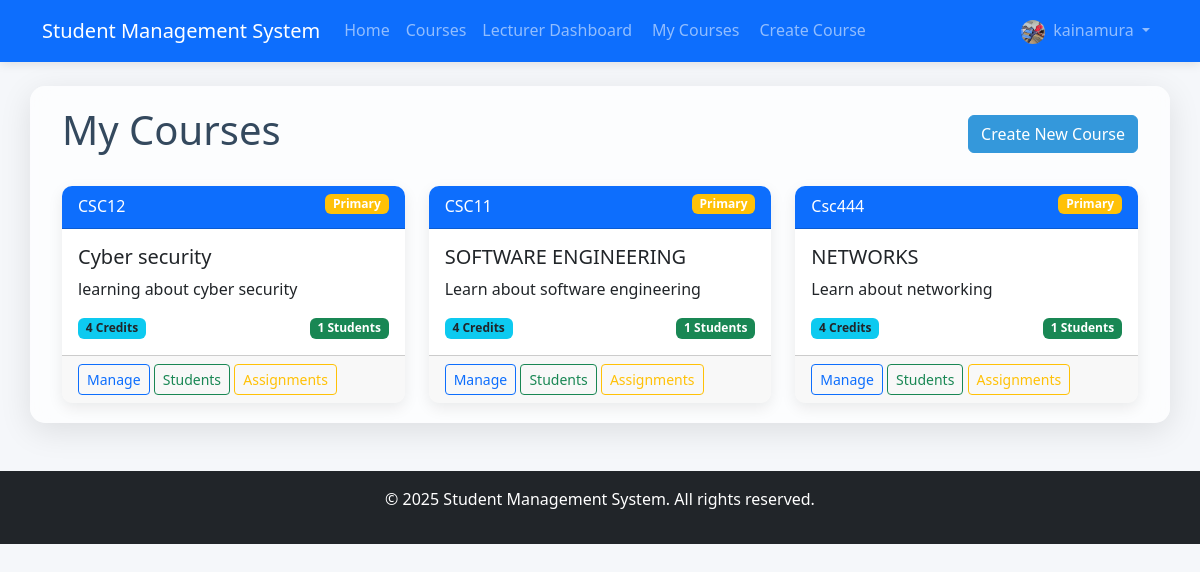
The page /lecturer/courses/ (signed in) on the database as committed earlier.
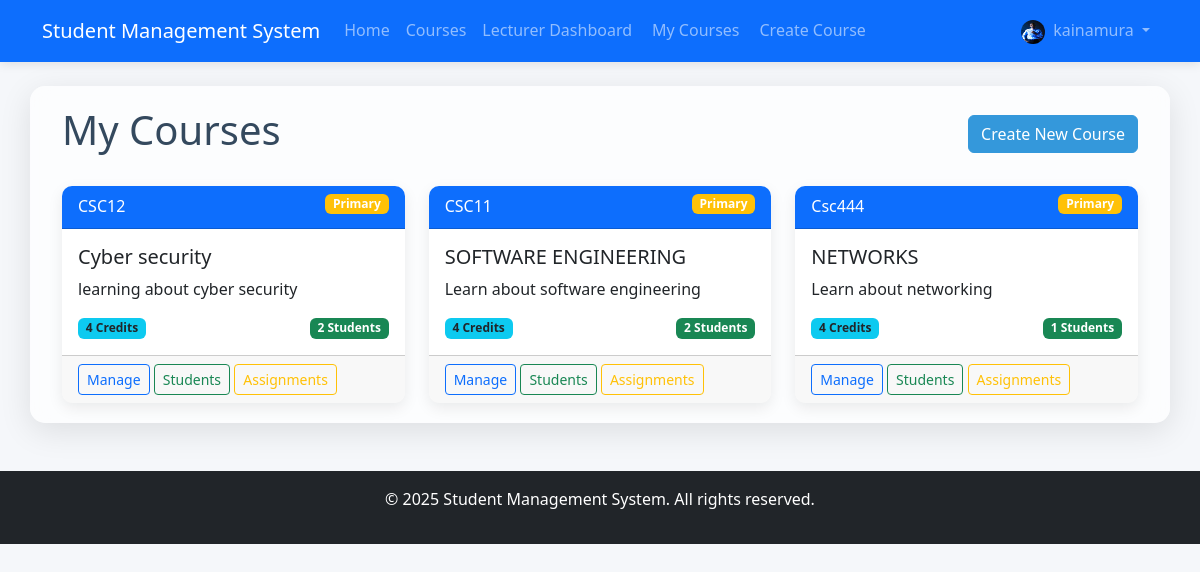
The same page on the database as committed later.
### accounts/models.py (models this page shows, shortened)
class User(AbstractUser):
    USER_TYPE_CHOICES = (
        ('admin', 'Admin'),
        ('student', 'Student'),
        ('lecturer', 'Lecturer'),
    )
    user_type = models.CharField(max_length=10, choices=USER_TYPE_CHOICES, default='student')
    profile_picture = models.ImageField(upload_to='profile_pics/', null=True, blank=True)
    date_of_birth = models.DateField(null=True, blank=True)
    phone_number = models.CharField(max_length=15, null=True, blank=True)
    address = models.TextField(null=True, blank=True)

### lecturer/models.py (models this page shows, shortened)
class LecturerCourse(models.Model):
    lecturer = models.ForeignKey(LecturerProfile, on_delete=models.CASCADE, related_name='courses')
    course = models.ForeignKey(Course, on_delete=models.CASCADE, related_name='lecturers')
    is_primary = models.BooleanField(default=False)
    class Meta:
        unique_together = ('lecturer', 'course')

### course/models.py (models this page shows, shortened)
class Course(models.Model):
    code = models.CharField(max_length=20, unique=True)
    title = models.CharField(max_length=200)
    description = models.TextField()
    credits = models.PositiveIntegerField()
    is_active = models.BooleanField(default=True)
    created_at = models.DateTimeField(auto_now_add=True)
    updated_at = models.DateTimeField(auto_now=True)

### lecturer/views.py (the view)
    def wrapper(request, *args, **kwargs):
        if not request.user.is_authenticated:
            return redirect('accounts:login')
        if request.user.user_type != 'lecturer':
            return HttpResponseForbidden("You must be a lecturer to access this page.")
        return view_func(request, *args, **kwargs)

### lecturer/views.py (called while the page is built)
def lecturer_required(view_func):
    def wrapper(request, *args, **kwargs):
        if not request.user.is_authenticated:
            return redirect('accounts:login')
        if request.user.user_type != 'lecturer':
            return HttpResponseForbidden("You must be a lecturer to access this page.")
        return view_func(request, *args, **kwargs)
    return wrapper

@login_required
@lecturer_required
def course_list(request):
    lecturer_profile = request.user.lecturer_profile
    lecturer_courses = LecturerCourse.objects.filter(lecturer=lecturer_profile).select_related('course')
    for lc in lecturer_courses:
        lc.enrollment_count = Enrollment.objects.filter(course=lc.course).count()
    context = {
        'lecturer_courses': lecturer_courses,
    }
    return render(request, 'lecturer/course_list.html', context)

### templates/lecturer/course_list.html (shortened to what this page needs)
{% extends 'base.html' %}
{% block content %}
<div class="container">
    <div class="d-flex justify-content-between align-items-center mb-4">
        <h1>My Courses</h1>
        <a href="{% url 'lecturer:create_course' %}" class="btn btn-primary">
             Create New Course
        </a>
    </div>
    {% if lecturer_courses %}
        <div class="row row-cols-1 row-cols-md-2 row-cols-lg-3 g-4">
            {% for lc in lecturer_courses %}
                <div class="col">
                    <div class="card h-100">
                        <div class="card-header bg-primary text-white">
                            {{ lc.course.code }}
                            {% if lc.is_primary %}
                                <span class="badge bg-warning float-end">Primary</span>
                            {% endif %}
                        </div>
                        <div class="card-body">
                            <h5 class="card-title">{{ lc.course.title }}</h5>
                            <p class="card-text text-truncate">{{ lc.course.description }}</p>
                            <div class="d-flex justify-content-between">
                                <span class="badge bg-info text-dark">{{ lc.course.credits }} Credits</span>
                                <span class="badge bg-success">{{ lc.enrollment_count }} Students</span>
                            </div>
                        </div>
                        <div class="card-footer">
                            <a href="{% url 'lecturer:course_detail' lc.course.id %}" class="btn btn-sm btn-outline-primary">Manage</a>
                            <a href="{% url 'lecturer:student_list' lc.course.id %}" class="btn btn-sm btn-outline-success">Students</a>
                            <a href="{% url 'lecturer:manage_assignments' lc.course.id %}" class="btn btn-sm btn-outline-warning">Assignments</a>
                        </div>
                    </div>
                </div>
            {% endfor %}
        </div>
    {% else %}
        <div class="glass-container text-center py-5">
            <h3>You haven't been assigned to any courses yet.</h3>
            <p>Click the button below to create your first course.</p>
            <a href="{% url 'lecturer:create_course' %}" class="btn btn-primary mt-3">Create Course</a>
        </div>
    {% endif %}
</div>
{% endblock %}

### templates/base.html (shortened to what the changed rows need)
<!DOCTYPE html>
<html lang="en">
<head>
    <link href="https://cdn.jsdelivr.net/npm/bootstrap@5.3.0/dist/css/bootstrap.min.css" rel="stylesheet">
    <link rel="stylesheet" href="/static/css/main.css">
</head>
<body>
    <nav class="navbar navbar-expand-lg navbar-dark bg-primary">
        <div class="container">
            <div class="collapse navbar-collapse" id="navbarNav">
                <ul class="navbar-nav">
                    {% if user.is_authenticated %}
                        <li class="nav-item dropdown">
                            <a class="nav-link dropdown-toggle" href="#" id="navbarDropdown" role="button" data-bs-toggle="dropdown">
                                {% if user.profile_picture %}
                                    <img src="{{ user.profile_picture.url }}" alt="Profile" class="rounded-circle me-1" width="24" height="24">
                                {% endif %}
                                {{ user.username }}
                            </a>
                        </li>
                    {% endif %}
                </ul>
            </div>
        </div>
    </nav>
    <div class="container mt-4 glass-container">
        {% block content %}{% endblock %}
    </div>
</body>
</html>

Rows that differ between the two databases and show on the page:
changed User "kainamura": profile_picture: a different picture
computed for LecturerCourse "Cyber security": enrollment_count "1" → "2"
computed for LecturerCourse "SOFTWARE ENGINEERING": enrollment_count "1" → "2"
